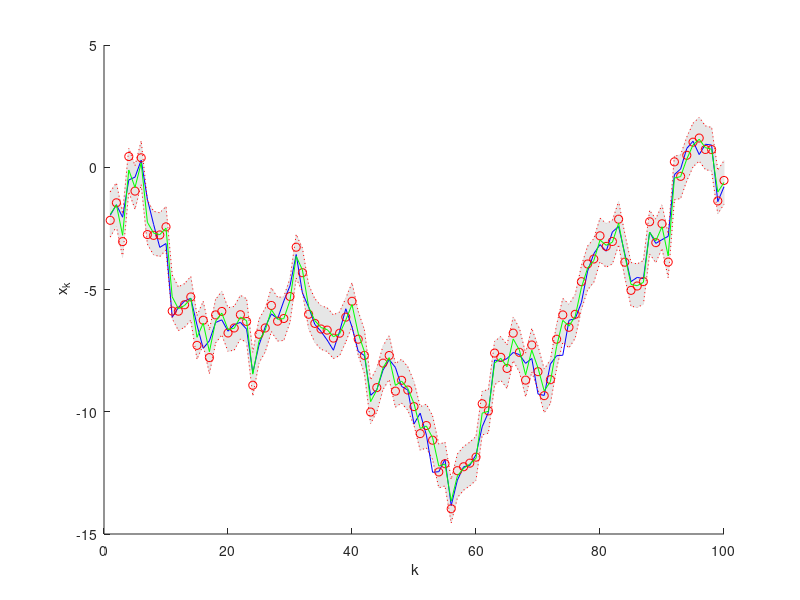

Here is the MATLAB script that generated this plot:
% Kalman Filter for scalar Gaussian random walk
% Set parameters
sig_w = 1; sig_v = 0.5;
M = 1;
Q = sig_w^2;
H = 1;
R = sig_v^2;
% Initialize
m0 = 0;
P0 = 1;
% Simulate data
randn('state',1234);
steps = 100; T = [1:steps];
X = zeros(1,steps);
Y = zeros(1,steps);
x = m0;
for k=1:steps
  w = Q'*randn(1);
  x = M*x + w;
  y = H*x + sig_v*randn(1);
  X(k) = x;
  Y(k) = y;
end
plot(T,X,'-',T,Y,'.');
legend('Signal','Measurements');
xlabel('{k}'); ylabel('{x}_k');
% Kalman filter
m = m0;
P = P0;
for k=1:steps
  m = M*m;
  P = M*P*M' + Q;

  d = Y(:,k) - H*m;
  S = H*P*H' + R;
  K = P*H'/S;
  m = m + K*d;
  P = P - K*S*K';

  kf_m(k) = m;
  kf_P(k) = P;
end
% Plot   
clf; hold on
fill([T fliplr(T)],[kf_m+1.96*sqrt(kf_P) ...
  fliplr(kf_m-1.96*sqrt(kf_P))],1, ...
  'FaceColor',[.9 .9 .9],'EdgeColor',[.9 .9 .9])
plot(T,X,'-b',T,Y,'or',T, kf_m(1,:),'-g')
plot(T,kf_m+1.96*sqrt(kf_P),':r',T,kf_m-1.96*sqrt(kf_P),':r');
hold off
xlabel('{ k}'); ylabel('{ x}_k');